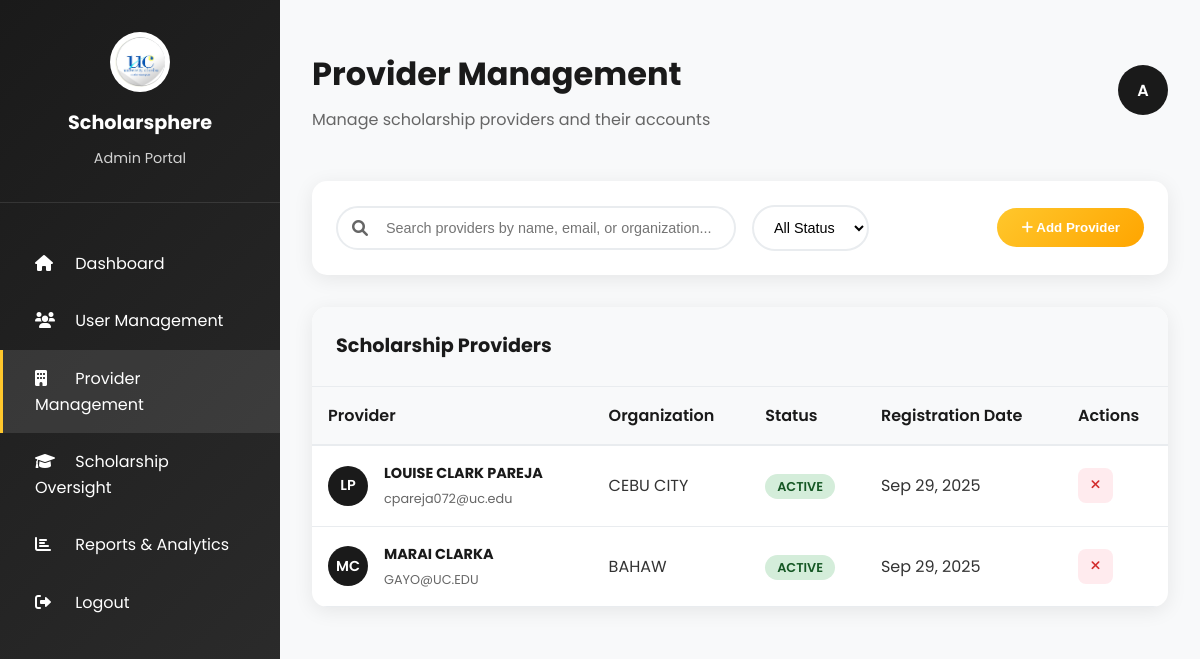
/admin/providers (signed in), run on an earlier commit of the app's database.
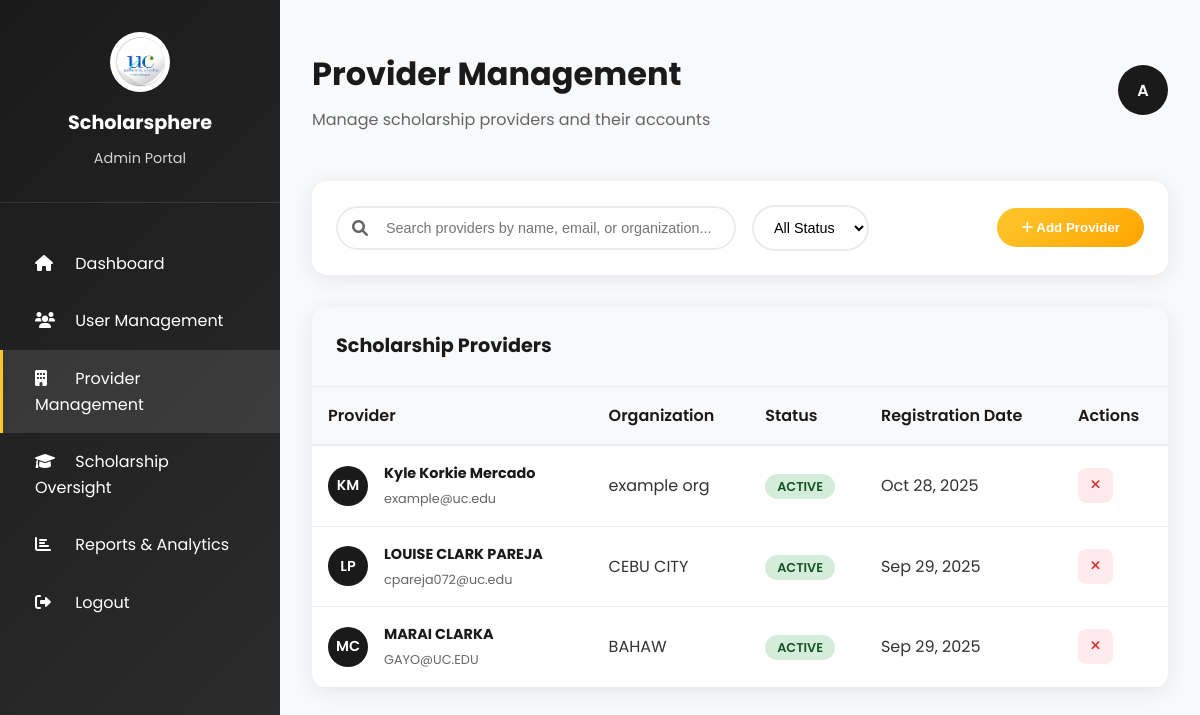
And on a later commit of the database.
### app.py (models this page shows, shortened)
class User(UserMixin, db.Model):
    __tablename__ = 'users'
    id = db.Column(db.Integer, primary_key=True)
    first_name = db.Column(db.String(100), nullable=False)
    last_name = db.Column(db.String(100), nullable=False)
    email = db.Column(db.String(255), nullable=False, unique=True)
    student_id = db.Column(db.String(8), unique=True)
    birthday = db.Column(db.Date)
    password_hash = db.Column(db.String(255), nullable=False)
    role = db.Column(db.Enum('student', 'provider', 'admin'), nullable=False, default='student')
    profile_picture = db.Column(db.String(255), nullable=True)
    year_level = db.Column(db.String(20), nullable=True)  # 1st year, 2nd year, 3rd year, 4th year
    course = db.Column(db.String(50), nullable=True)  # BSIT, BSCS, BSCE, etc.
    organization = db.Column(db.String(255), nullable=True)  # For providers
    created_at = db.Column(db.DateTime, nullable=False, default=datetime.utcnow)
    updated_at = db.Column(db.DateTime, onupdate=datetime.utcnow)
    is_active = db.Column(db.Boolean, nullable=False, default=True)
    def get_full_name(self):
        return f"{self.first_name} {self.last_name}"

### admin/routes.py (the view)
@admin_bp.route('/providers')
@login_required
def providers():
    if current_user.role != 'admin':
        flash('Access denied. Admin access required.', 'error')
        return redirect(url_for('index'))
    providers_data = User.query.filter_by(role='provider').order_by(User.created_at.desc()).all()
    return render_template('admin/providers.html', providers=providers_data)

### app.py (called while the page is built, shortened)
@login_manager.user_loader
def load_user(user_id):
    return db.session.get(User, int(user_id))

@app.template_filter('safe_strftime')
def safe_strftime(value, format='%Y-%m-%d'):
    if value is None:
        return 'Not specified'
    if hasattr(value, 'strftime'):
        try:
            return value.strftime(format)
        except:
            return 'Invalid date'
    return 'Not specified'

### templates/admin/providers.html (shortened to what the changed rows need)
{% extends "base.html" %}
{% block content %}
<div class="dashboard-container">
    <div class="main-content">
        <div class="top-bar">
            <div class="welcome-text">
                <h1>Provider Management</h1>
            </div>
        </div>
        <div class="providers-table-container">
            <table class="providers-table">
                <thead>
                    <tr>
                        <th>Provider</th>
                        <th>Organization</th>
                        <th>Status</th>
                        <th>Registration Date</th>
                        <th>Actions</th>
                    </tr>
                </thead>
                <tbody id="providersTableBody">
                    {% for provider in providers %}
                    <tr data-provider-id="{{ provider.id }}">
                        <td>
                            <div class="provider-info">
                                <div class="provider-avatar-small">
                                    {{ provider.first_name[0] }}{{ provider.last_name[0] }}
                                </div>
                                <div class="provider-details">
                                    <h4>{{ provider.get_full_name() }}</h4>
                                    <p>{{ provider.email }}</p>
                                </div>
                            </div>
                        </td>
                        <td>
                            <span>{{ provider.organization or 'Not specified' }}</span>
                        </td>
                        <td>
                            {% if provider.is_active %}
                            <span class="status-badge status-active">Active</span>
                            {% else %}
                            <span class="status-badge status-inactive">Inactive</span>
                            {% endif %}
                        </td>
                        <td>{{ provider.created_at | safe_strftime('%b %d, %Y') }}</td>
                        <td>
                            <div class="action-buttons">
                                {% if provider.is_active %}
                                <button class="action-btn btn-delete" onclick="toggleProviderActive({{ provider.id }}, false)" title="Deactivate Provider">
                                    <i class="fas fa-times"></i>
                                </button>
                                {% else %}
                                <button class="action-btn btn-edit" onclick="toggleProviderActive({{ provider.id }}, true)" title="Activate Provider">
                                    <i class="fas fa-check"></i>
                                </button>
                                {% endif %}
                            </div>
                        </td>
                    </tr>
                    {% endfor %}
                </tbody>
            </table>
        </div>
    </div>
</div>
{% endblock %}

What changed in the data, as far as the page shows it:
added User: first_name "K", last_name "M", get_full_name "Kyle Korkie Mercado", email "example@uc.edu", organization "example org", is_active "ACTIVE", created_at "Oct 28, 2025"
